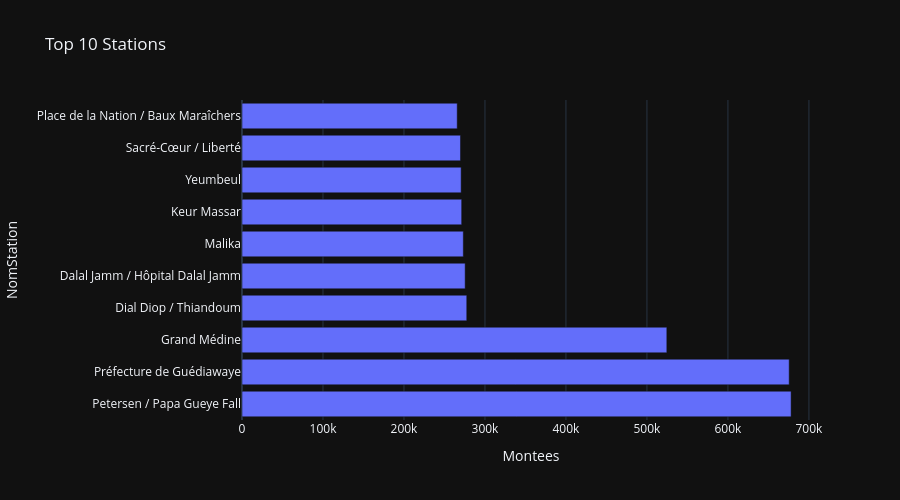

Notebook code for this chart:
### Markdown cell above
## Top Stations Visualisation

### Code cell
top_st = station_stats.head(10).copy()
fig_top = px.bar(top_st, x='Montees', y='NomStation', orientation='h', title='Top 10 Stations')
fig_top.update_layout(template='plotly_dark', height=500)
display(fig_top)

### Figure 1 — Plotly figure (JSON) as saved in the notebook; plotly's stock layout.template omitted (floating-point values rounded to 4 significant figures)
{"data": [{"hovertemplate": "Montees=%{x}<br>NomStation=%{y}<extra></extra>", "legendgroup": "", "marker": {"color": "#636efa", "pattern": {"shape": ""}}, "name": "", "orientation": "h", "showlegend": false, "textposition": "auto", "type": "bar", "x": [678007, 675636, 524571, 277532, 275555, 273277, 271249, 270585, 269785, 265748], "xaxis": "x", "y": ["Petersen / Papa Gueye Fall", "Préfecture de Guédiawaye", "Grand Médine", "Dial Diop / Thiandoum", "Dalal Jamm / Hôpital Dalal Jamm", "Malika", "Keur Massar", "Yeumbeul", "Sacré-Cœur / Liberté", "Place de la Nation / Baux Maraîchers"], "yaxis": "y"}], "layout": {"barmode": "relative", "height": 500, "legend": {"tracegroupgap": 0}, "title": {"text": "Top 10 Stations"}, "xaxis": {"anchor": "y", "domain": [0, 1], "title": {"text": "Montees"}}, "yaxis": {"anchor": "x", "domain": [0, 1], "title": {"text": "NomStation"}}}}
